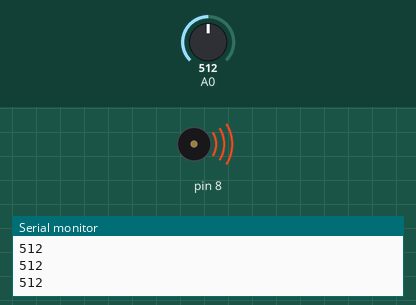
Recording of a sketch running on a simulated Arduino Uno, built with avr-gcc and run on an emulated ATmega328P. Parts: buzzer (waves = sounding), the last lines printed to the serial monitor. Inputs (shaded band) come from the test bench; at power-on: A0 = 512.

Above: at 1.2 s.
1.3 s: A0 set to 495
At 2.5 s:
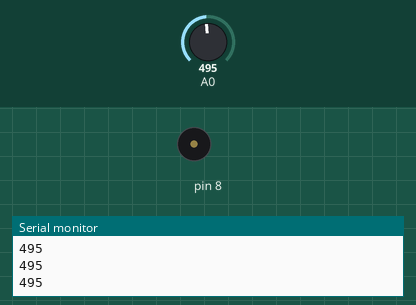
2.8 s: A0 set to 511
At 3.8 s:
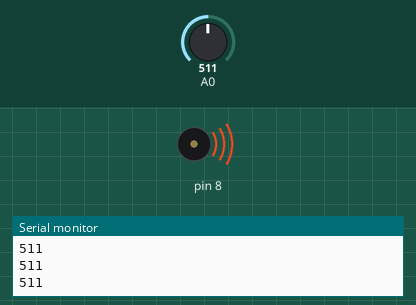
4.3 s: A0 set to 306
At 4.8 s:
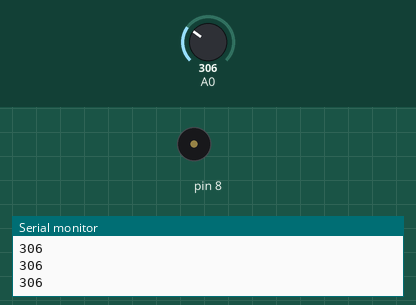
Timing chart, 0 to 7.3 s (numbered marks = the images above; inputs shaded):
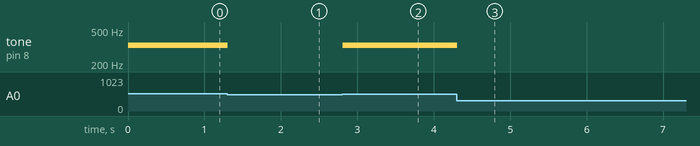

The sketch:

resistor_ladder_example.ino
```cpp
const int NOTE_C_FREQ = 262;
const int NOTE_D_FREQ = 294;
const int NOTE_E_FREQ = 330;
const int NOTE_F_FREQ = 349;
const int MAX_ANALOG_VAL = 1023;

void setup() {
   Serial.begin(9600);
}

void loop() {
   int keyVal = analogRead(A0);
   Serial.println(keyVal);

   if (keyVal == MAX_ANALOG_VAL) {
      tone(8, NOTE_C_FREQ);
   } else if (keyVal >= 990 && keyVal <= 1010) {
      tone(8, NOTE_D_FREQ);
   } else if (keyVal >= 505 && keyVal <= 515) {
      tone(8, NOTE_E_FREQ);
   } else if (keyVal >= 5 && keyVal <=10) {
      tone(8, NOTE_F_FREQ);
   } else {
      noTone(8);
   }
}
```

Measured:
- the behaviour switches between 505 and 504 on A0 (found by bisection; images 0 and 1)
- after the input at 1.3 s, tone on pin 8: 330 Hz → silent at once
- after the input at 2.8 s, tone on pin 8: silent → 330 Hz at once
- after the input at 4.3 s, tone on pin 8: 330 Hz → silent at once
